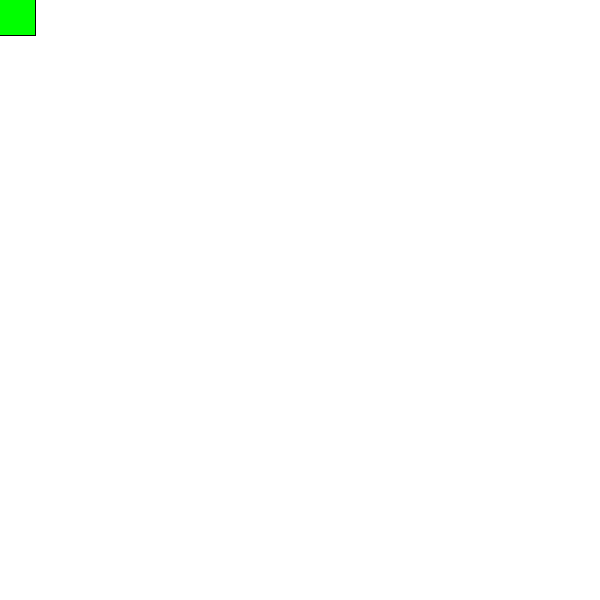
Frame 1 (no input)
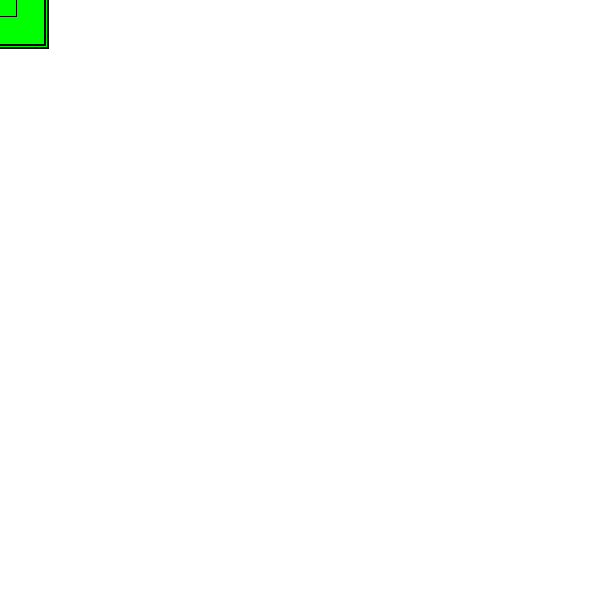
Frame 60 (the mouse pressed at the canvas centre just before this capture)
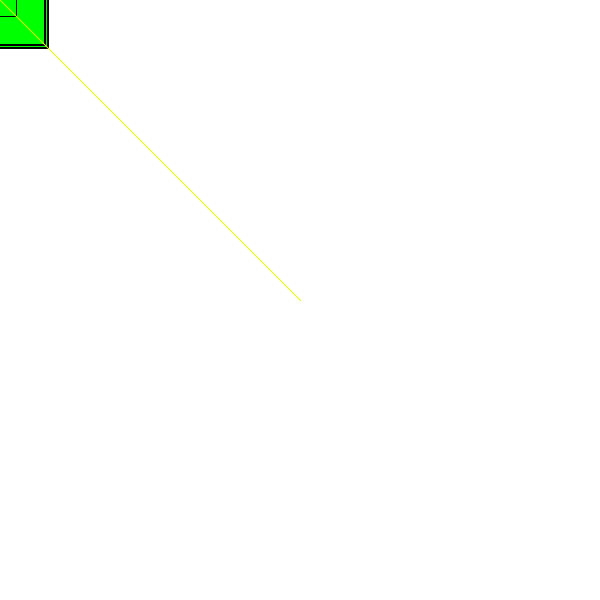
Frame 120 (the mouse held since frame 60 and released just before this capture)

The Processing sketch that drew these frames (run headless with seeded random() and noise(); from frame 60 on, the mouse is pressed at the canvas centre):

// Processing sketch: prac7
// ── prac7.pde
color col; 
void setup() {
  size(600, 600);
  smooth();
  background(255);
}

void draw() {
  float dim = random(20, 100);
  if (mouseX + mouseY < 600) {
    if (mouseX > mouseY) {
      fill(225, 0, 0);
      ellipse(mouseX, mouseY, dim, dim);
    }
    else {
      fill(0, 255, 0);
      rect(mouseX-dim/2, mouseY-dim/2, dim, dim);
    }
  }
  else {
    if (mouseX > mouseY) {
      fill(0, 0, 255);
      triangle(mouseX-dim/2,mouseY+dim/2,mouseX,mouseY-dim/2,mouseX+dim/2,mouseY+dim/2); 
    }
    else {
      stroke(225, 255, 0);
      line(pmouseX,pmouseY,mouseX,mouseY);
      stroke(0);
    }
  }
  
  fill(col);
  //ellipse(mouseX, mouseY, dim, dim);
}

void mousePressed() {
}
